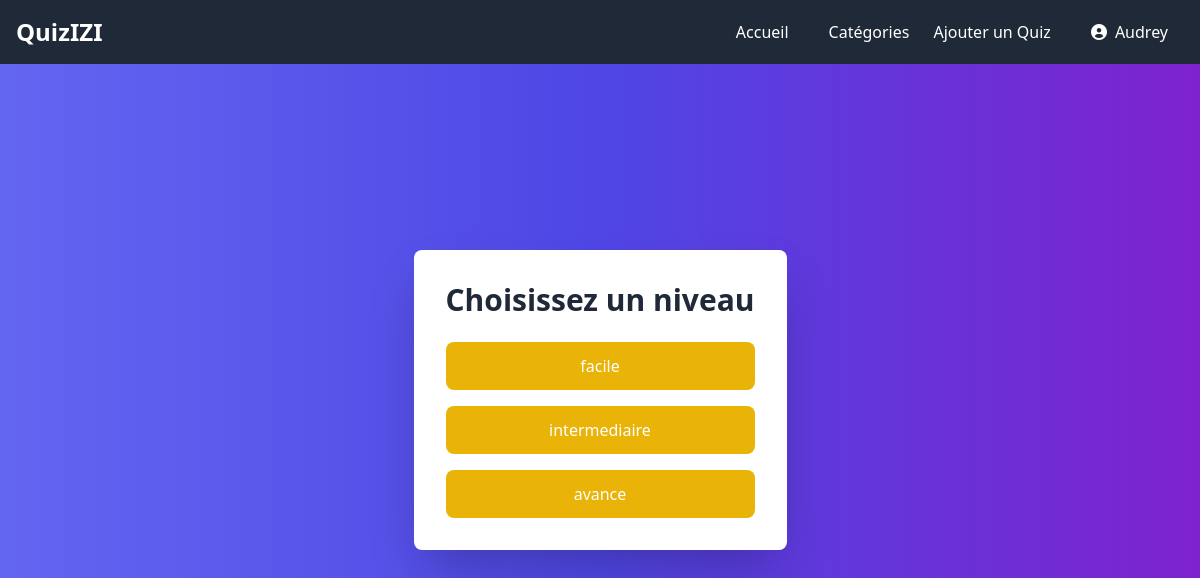
The app's page /home/categories/1/questionnaires/ (signed in) with its own data.
### quiz/models.py (models this page shows, shortened)
class Questionnaire(models.Model):
    id_questionnaire = models.AutoField(primary_key=True)
    titre = models.CharField(max_length=255)
    categorie = models.ForeignKey(
        CategorieQuiz, on_delete=models.CASCADE, related_name="questionnaires"
    )
    niveau = models.CharField(
        max_length=50,
        choices=[
            ('facile', 'Facile'),
            ('intermediaire', 'Intermédiaire'),
            ('avance', 'Avancé')
        ],
        default='facile'  # Par défaut, on commence avec "facile"
    )
    niveau_suivant = models.ForeignKey(
        'self', null=True, blank=True, on_delete=models.SET_NULL,
        related_name='niveau_precedent'
    )
    date_creation = models.DateTimeField(auto_now_add=True)
    update = models.DateTimeField(auto_now=True)
    class Meta:
        unique_together = ('titre', 'categorie', 'niveau')  # Contraintes d'unicité

### quiz/views.py (the view)
# urls.py: path("categories/<int:category_id>/questionnaires/", views.questionnaires_by_category, name="questionnaires_by_category"),
def questionnaires_by_category(request, category_id):
    category = get_object_or_404(CategorieQuiz, id_cat=category_id)
    questionnaires = category.questionnaires.all()
    return render(request, "niveau/questionnaire.html", {
        "category": category,
        "questionnaires": questionnaires,
    })

### quiz/templates/niveau/questionnaire.html (shortened to what this page needs)
<!DOCTYPE html>
<html lang="fr">
<head>
  <script src="https://cdn.tailwindcss.com"></script>
  <link rel="stylesheet" href="https://cdnjs.cloudflare.com/ajax/libs/font-awesome/6.0.0-beta3/css/all.min.css">
</head>
<body class="bg-gradient-to-r from-indigo-500 via-indigo-600 to-purple-700 min-h-screen flex flex-col justify-center items-center text-white">
  <nav class="bg-gray-800 p-4 text-white w-full fixed top-0 left-0 z-10">
    <div class="max-w-7xl mx-auto flex items-center justify-between">
      <a href="{% url 'home' %}" class="text-2xl font-bold">QuizIZI</a>
      <ul class="flex space-x-6">
        <a href="{% url 'home' %}" class="text-white hover:text-gray-600 mx-4">Accueil</a>
        <a href="{% url 'category_list' %}" class="text-white hover:text-gray-600 mx-4">Catégories</a>
        <a href="{% url 'ajouter_quiz' %}" class="text-white hover:text-gray-600 mx-4">Ajouter un Quiz</a>
        <li class="relative">
            <a href="#" class="text-white hover:text-gray-600 mx-4 flex items-center" id="userDropdown" aria-expanded="false">
              <i class="fas fa-user-circle mr-2"></i> {{ user.username }}
            </a>
        </li>
      </ul>
    </div>
  </nav>
  <div class="max-w-2xl bg-white rounded-lg shadow-2xl p-8 transform hover:scale-105 transition duration-300 ease-in-out">
    <h1 class="text-3xl font-bold text-gray-800 mb-6 text-center">Choisissez un niveau</h1>
    <ul class="space-y-4">
        {% for questionnaire in questionnaires %}
            <li>
                <a href="{% url 'questions_by_questionnaire' questionnaire.id_questionnaire %}" class="block w-full text-center bg-yellow-500 text-white py-3 rounded-lg hover:bg-green-600 transform hover:scale-105 transition duration-300 ease-in-out">
                    {{ questionnaire.niveau }}
                </a>
            </li>
        {% endfor %}
    </ul>
  </div>
</body>
</html>

### records on screen
Questionnaire: niveau "facile"
Questionnaire: niveau "intermediaire"
Questionnaire: niveau "avance"

### other values on screen
{{ user.username }} "Audrey"
